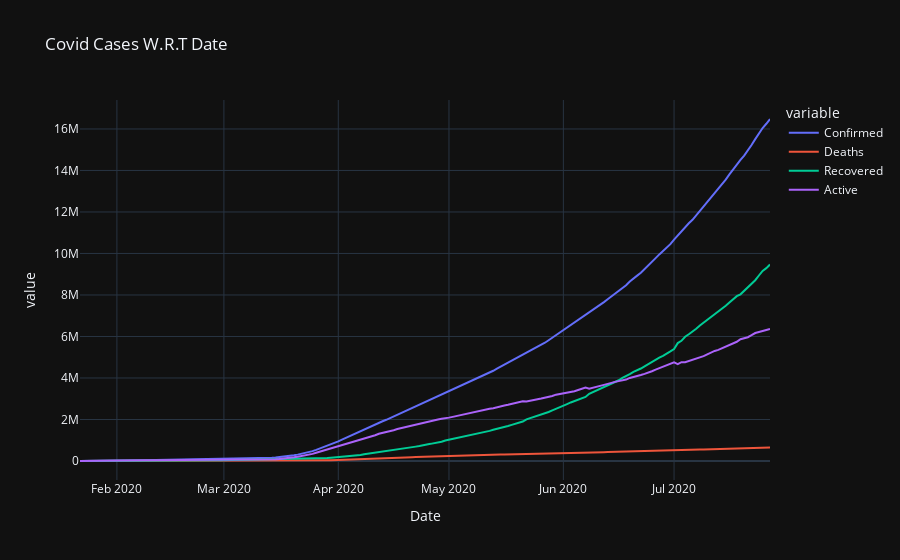

Source (notebook cell):
### Code cell
px.line(day_wise, x='Date', y= ['Confirmed', 'Deaths', 'Recovered', 'Active'], 
       title = 'Covid Cases W.R.T Date', template = 'plotly_dark')

### Figure 1 — Plotly figure (JSON) as saved in the notebook; plotly's stock layout.template omitted (floating-point values rounded to 4 significant figures; data arrays with more than 128 entries replaced by an {"elided": "..."} marker saying what was removed)
{"data": [{"hovertemplate": "variable=Confirmed<br>Date=%{x}<br>value=%{y}<extra></extra>", "legendgroup": "Confirmed", "line": {"color": "#636efa", "dash": "solid"}, "marker": {"symbol": "circle"}, "mode": "lines", "name": "Confirmed", "orientation": "v", "showlegend": true, "type": "scatter", "x": {"elided": "188 str values"}, "xaxis": "x", "y": {"elided": "188 int values"}, "yaxis": "y"}, {"hovertemplate": "variable=Deaths<br>Date=%{x}<br>value=%{y}<extra></extra>", "legendgroup": "Deaths", "line": {"color": "#EF553B", "dash": "solid"}, "marker": {"symbol": "circle"}, "mode": "lines", "name": "Deaths", "orientation": "v", "showlegend": true, "type": "scatter", "x": {"elided": "188 str values"}, "xaxis": "x", "y": {"elided": "188 int values"}, "yaxis": "y"}, {"hovertemplate": "variable=Recovered<br>Date=%{x}<br>value=%{y}<extra></extra>", "legendgroup": "Recovered", "line": {"color": "#00cc96", "dash": "solid"}, "marker": {"symbol": "circle"}, "mode": "lines", "name": "Recovered", "orientation": "v", "showlegend": true, "type": "scatter", "x": {"elided": "188 str values"}, "xaxis": "x", "y": {"elided": "188 int values"}, "yaxis": "y"}, {"hovertemplate": "variable=Active<br>Date=%{x}<br>value=%{y}<extra></extra>", "legendgroup": "Active", "line": {"color": "#ab63fa", "dash": "solid"}, "marker": {"symbol": "circle"}, "mode": "lines", "name": "Active", "orientation": "v", "showlegend": true, "type": "scatter", "x": {"elided": "188 str values"}, "xaxis": "x", "y": {"elided": "188 int values"}, "yaxis": "y"}], "layout": {"autosize": true, "legend": {"title": {"text": "variable"}, "tracegroupgap": 0}, "title": {"text": "Covid Cases W.R.T Date"}, "xaxis": {"anchor": "y", "autorange": true, "domain": [0, 1], "range": ["2020-01-22", "2020-07-27"], "title": {"text": "Date"}, "type": "date"}, "yaxis": {"anchor": "x", "autorange": true, "domain": [0, 1], "range": [-915600.0, 17400000.0], "title": {"text": "value"}, "type": "linear"}}}
